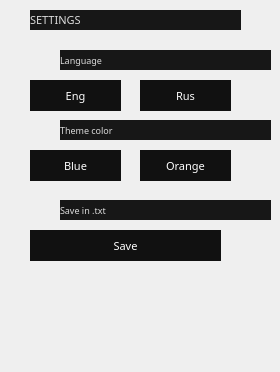
            <widget class="QWidget" name="page_sttngs">
             <widget class="QPushButton" name="btn_page_5">
              <property name="geometry">
               <rect>
                <x>30</x>
                <y>80</y>
                <width>91</width>
                <height>31</height>
               </rect>
              </property>
              <property name="minimumSize">
               <size>
                <width>0</width>
                <height>0</height>
               </size>
              </property>
              <property name="font">
               <font>
                <family>Bahnschrift Light SemiCondensed</family>
                <pointsize>8</pointsize>
                <weight>50</weight>
                <bold>false</bold>
               </font>
              </property>
              <property name="styleSheet">
               <string notr="true">QPushButton {
	color: rgb(255, 255, 255);
	background-color: rgb(17, 17, 17);
	border: 0px solid;
}
QPushButton:hover {
	background-color:#00cec9
}
</string>
              </property>
              <property name="text">
               <string>Eng</string>
              </property>
             </widget>
             <widget class="QPushButton" name="btn_page_6">
              <property name="geometry">
               <rect>
                <x>140</x>
                <y>80</y>
                <width>91</width>
                <height>31</height>
               </rect>
              </property>
              <property name="minimumSize">
               <size>
                <width>0</width>
                <height>0</height>
               </size>
              </property>
              <property name="font">
               <font>
                <family>Bahnschrift Light SemiCondensed</family>
                <pointsize>8</pointsize>
                <weight>50</weight>
                <bold>false</bold>
               </font>
              </property>
              <property name="styleSheet">
               <string notr="true">QPushButton {
	color: rgb(255, 255, 255);
	background-color: rgb(17, 17, 17);
	border: 0px solid;
}
QPushButton:hover {
	background-color:#00cec9
}
</string>
              </property>
              <property name="text">
               <string>Rus</string>
              </property>
             </widget>
             <widget class="QPushButton" name="btn_page_7">
              <property name="geometry">
               <rect>
                <x>30</x>
                <y>150</y>
                <width>91</width>
                <height>31</height>
               </rect>
              </property>
              <property name="minimumSize">
               <size>
                <width>0</width>
                <height>0</height>
               </size>
              </property>
              <property name="font">
               <font>
                <family>Bahnschrift Light SemiCondensed</family>
                <pointsize>8</pointsize>
                <weight>50</weight>
                <bold>false</bold>
               </font>
              </property>
              <property name="styleSheet">
               <string notr="true">QPushButton {
	color: rgb(255, 255, 255);
	background-color: rgb(17, 17, 17);
	border: 0px solid;
}
QPushButton:hover {
	background-color: #00cec9
}</string>
              </property>
              <property name="text">
               <string>Blue</string>
              </property>
             </widget>
             <widget class="QPushButton" name="btn_page_8">
              <property name="geometry">
               <rect>
                <x>140</x>
                <y>150</y>
                <width>91</width>
                <height>31</height>
               </rect>
              </property>
              <property name="minimumSize">
               <size>
                <width>0</width>
                <height>0</height>
               </size>
              </property>
              <property name="font">
               <font>
                <family>Bahnschrift Light SemiCondensed</family>
                <pointsize>8</pointsize>
                <weight>50</weight>
                <bold>false</bold>
               </font>
              </property>
              <property name="styleSheet">
               <string notr="true">QPushButton {
	color: rgb(255, 255, 255);
	background-color: rgb(17, 17, 17);
	border: 0px solid;
}
QPushButton:hover {
	background-color: #f39c12
}
</string>
              </property>
              <property name="text">
               <string>Orange</string>
              </property>
             </widget>
             <widget class="QLabel" name="label_8">
              <property name="geometry">
               <rect>
                <x>-4</x>
                <y>2</y>
                <width>251</width>
                <height>361</height>
               </rect>
              </property>
              <property name="text">
               <string/>
              </property>
              <property name="pixmap">
               <pixmap>page_settings.png</pixmap>
              </property>
             </widget>
             <widget class="QLabel" name="label_11">
              <property name="geometry">
               <rect>
                <x>30</x>
                <y>10</y>
                <width>211</width>
                <height>20</height>
               </rect>
              </property>
              <property name="font">
               <font>
                <family>Century Gothic</family>
                <pointsize>8</pointsize>
                <weight>50</weight>
                <bold>false</bold>
               </font>
              </property>
              <property name="styleSheet">
               <string notr="true">background-color: rgb(23, 23, 23);
color: rgb(220, 220, 220);</string>
              </property>
              <property name="text">
               <string>SETTINGS</string>
              </property>
             </widget>
             <widget class="QLabel" name="label_12">
              <property name="geometry">
               <rect>
                <x>60</x>
                <y>50</y>
                <width>211</width>
                <height>20</height>
               </rect>
              </property>
              <property name="font">
               <font>
                <family>Century Gothic</family>
                <pointsize>7</pointsize>
                <weight>50</weight>
                <bold>false</bold>
               </font>
              </property>
              <property name="styleSheet">
               <string notr="true">background-color: rgb(23, 23, 23);
color: rgb(220, 220, 220);</string>
              </property>
              <property name="text">
               <string>Language</string>
              </property>
             </widget>
             <widget class="QLabel" name="label_13">
              <property name="geometry">
               <rect>
                <x>60</x>
                <y>120</y>
                <width>211</width>
                <height>20</height>
               </rect>
              </property>
              <property name="font">
               <font>
                <family>Century Gothic</family>
                <pointsize>7</pointsize>
                <weight>50</weight>
                <bold>false</bold>
               </font>
              </property>
              <property name="styleSheet">
               <string notr="true">background-color: rgb(23, 23, 23);
color: rgb(220, 220, 220);</string>
              </property>
              <property name="text">
               <string>Theme color</string>
              </property>
             </widget>
             <widget class="QLabel" name="label_14">
              <property name="geometry">
               <rect>
                <x>60</x>
                <y>200</y>
                <width>211</width>
                <height>20</height>
               </rect>
              </property>
              <property name="font">
               <font>
                <family>Century Gothic</family>
                <pointsize>7</pointsize>
                <weight>50</weight>
                <bold>false</bold>
               </font>
              </property>
              <property name="styleSheet">
               <string notr="true">background-color: rgb(23, 23, 23);
color: rgb(220, 220, 220);</string>
              </property>
              <property name="text">
               <string>Save in .txt</string>
              </property>
             </widget>
             <widget class="QPushButton" name="btn_page_9">
              <property name="geometry">
               <rect>
                <x>30</x>
                <y>230</y>
                <width>191</width>
                <height>31</height>
               </rect>
              </property>
              <property name="minimumSize">
               <size>
                <width>0</width>
                <height>0</height>
               </size>
              </property>
              <property name="font">
               <font>
                <family>Bahnschrift Light SemiCondensed</family>
                <pointsize>8</pointsize>
                <weight>50</weight>
                <bold>false</bold>
               </font>
              </property>
              <property name="styleSheet">
               <string notr="true">QPushButton {
	color: rgb(255, 255, 255);
	background-color: rgb(17, 17, 17);
	border: 0px solid;
}
QPushButton:hover {
	background-color: #00cec9
}</string>
              </property>
              <property name="text">
               <string>Save</string>
              </property>
             </widget>
             <zorder>label_8</zorder>
             <zorder>btn_page_5</zorder>
             <zorder>btn_page_6</zorder>
             <zorder>btn_page_7</zorder>
             <zorder>btn_page_8</zorder>
             <zorder>label_11</zorder>
             <zorder>label_12</zorder>
             <zorder>label_13</zorder>
             <zorder>label_14</zorder>
             <zorder>btn_page_9</zorder>
            </widget>
